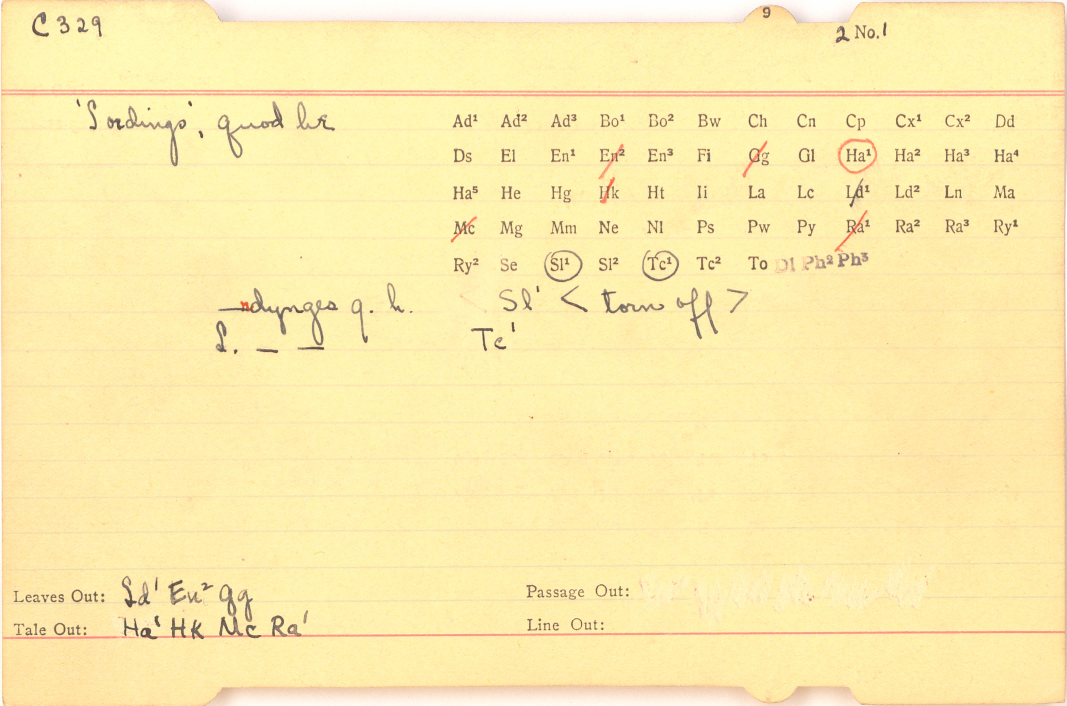
#> input picture demo_crops/C129_to_130_orig/C0329_1of2.jpg, 3200 x 2116 px (shown at 1/3 size); its folder holds only this picture in this run
$ jupyter execute looping-demo.ipynb
#> lines starting #> are read from the running program, lines starting #| are printed output that depends on the picture
[cell 1]
from PIL import Image, ImageFilter, ImageChops

import os
all_files = os.listdir("./demo_crops/C129_to_130_orig/")
box_3 = (1315, 280, 3180, 400)
box_4 = (1315, 400, 3180, 505)
box_5 = (1315, 505, 3180, 615)
box_6 = (1315, 615, 3180, 725)
box_7 = (1315, 725, 3180, 825)

for file in all_files:
    name = file[:-4]
    image = Image.open('./demo_crops/C129_to_130_orig/' + file)
#> image is the input picture: PIL image 3200x2116 RGB; mean R, G, B 251.8, 235.8, 174.6
    image.crop(box_3).save('./demo_crops/C129_to_130_cropped/' + name + 'box_3.jpg')
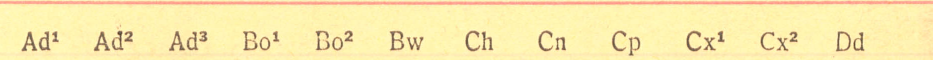
#> saved as C0329_1of2box_3.jpg: PIL image 1865x120 RGB (shown at 1/2 size); mean R, G, B 249, 232.8, 171.7
    image.crop(box_4).save('./demo_crops/C129_to_130_cropped/' + name + 'box_4.jpg')
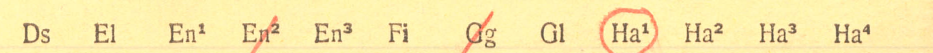
#> saved as C0329_1of2box_4.jpg: PIL image 1865x105 RGB (shown at 1/2 size); mean R, G, B 247.9, 232.8, 170.5
    image.crop(box_5).save('./demo_crops/C129_to_130_cropped/' + name + 'box_5.jpg')
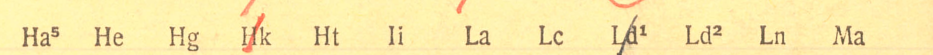
#> saved as C0329_1of2box_5.jpg: PIL image 1865x110 RGB (shown at 1/2 size); mean R, G, B 248.7, 233.1, 170.4
    image.crop(box_6).save('./demo_crops/C129_to_130_cropped/' + name + 'box_6.jpg')
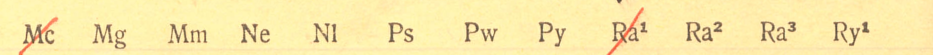
#> saved as C0329_1of2box_6.jpg: PIL image 1865x110 RGB (shown at 1/2 size); mean R, G, B 248.2, 232.5, 169.8
    image.crop(box_7).save('./demo_crops/C129_to_130_cropped/' + name + 'box_7.jpg')
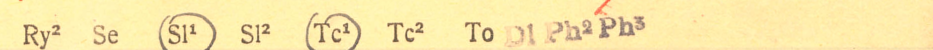
#> saved as C0329_1of2box_7.jpg: PIL image 1865x100 RGB (shown at 1/2 size); mean R, G, B 247.9, 231.7, 169.8

$ run again, on demo_crops/C129_to_130_orig/C0329_2of2.jpg
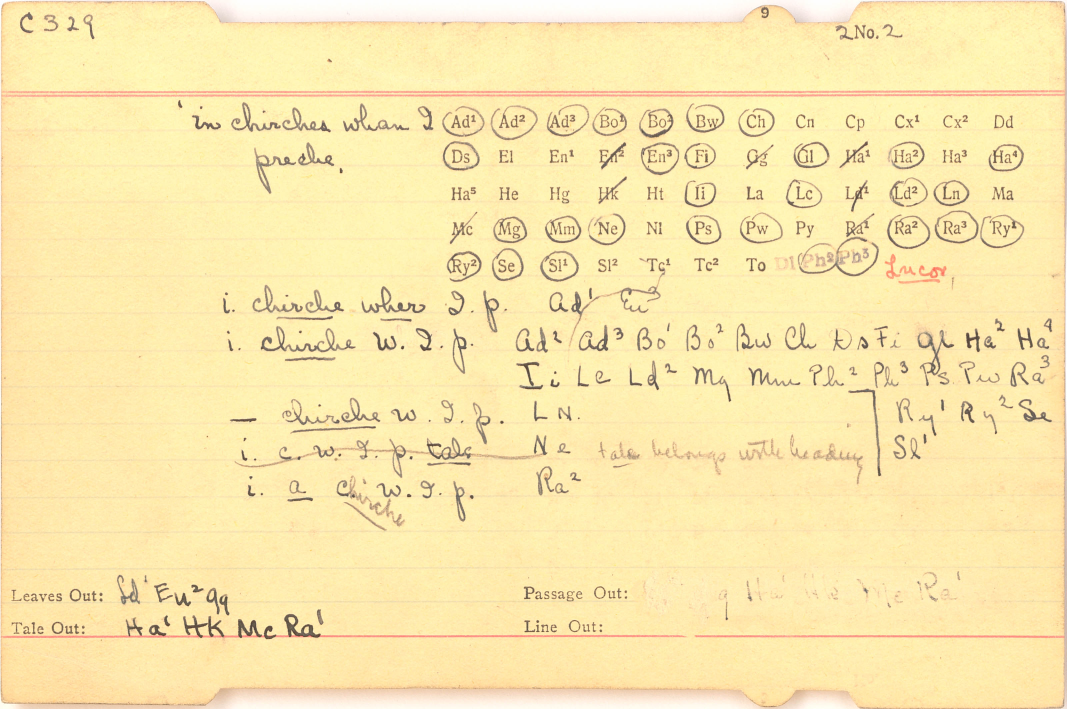
#> input picture demo_crops/C129_to_130_orig/C0329_2of2.jpg, 3200 x 2127 px (shown at 1/3 size)
#> image is the input picture: PIL image 3200x2127 RGB; mean R, G, B 249.3, 231.6, 174.3
#> `image.crop(box_6).save('./demo_crops/C129_to_130_cropped/' + name + 'b..`:
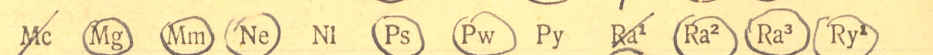
#> saved as C0329_2of2box_6.jpg: PIL image 1865x110 RGB (shown at 1/2 size); mean R, G, B 241.9, 226.2, 169.5
#> `image.crop(box_7).save('./demo_crops/C129_to_130_cropped/' + name + 'b..`:
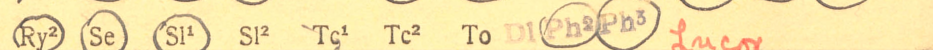
#> saved as C0329_2of2box_7.jpg: PIL image 1865x100 RGB (shown at 1/2 size); mean R, G, B 244.5, 227.2, 170.2

$ run again, on demo_crops/C129_to_130_orig/C0330_1of3.jpg
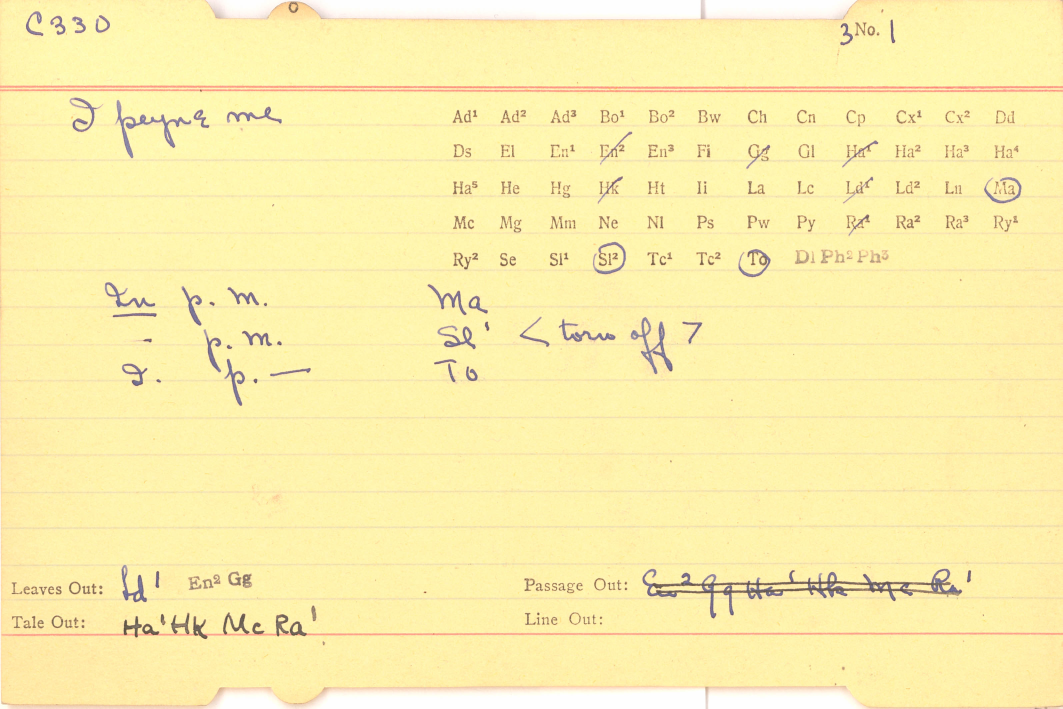
#> input picture demo_crops/C129_to_130_orig/C0330_1of3.jpg, 3187 x 2126 px (shown at 1/3 size)
#> image is the input picture: PIL image 3187x2126 RGB; mean R, G, B 251.3, 239.2, 174.1
#> `image.crop(box_6).save('./demo_crops/C129_to_130_cropped/' + name + 'b..`:
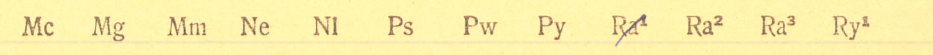
#> saved as C0330_1of3box_6.jpg: PIL image 1865x110 RGB (shown at 1/2 size); mean R, G, B 249.7, 238, 170.5
#> `image.crop(box_7).save('./demo_crops/C129_to_130_cropped/' + name + 'b..`:
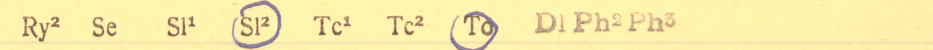
#> saved as C0330_1of3box_7.jpg: PIL image 1865x100 RGB (shown at 1/2 size); mean R, G, B 247.6, 235.2, 169.7

$ run again, on demo_crops/C129_to_130_orig/C0330_2of3.jpg
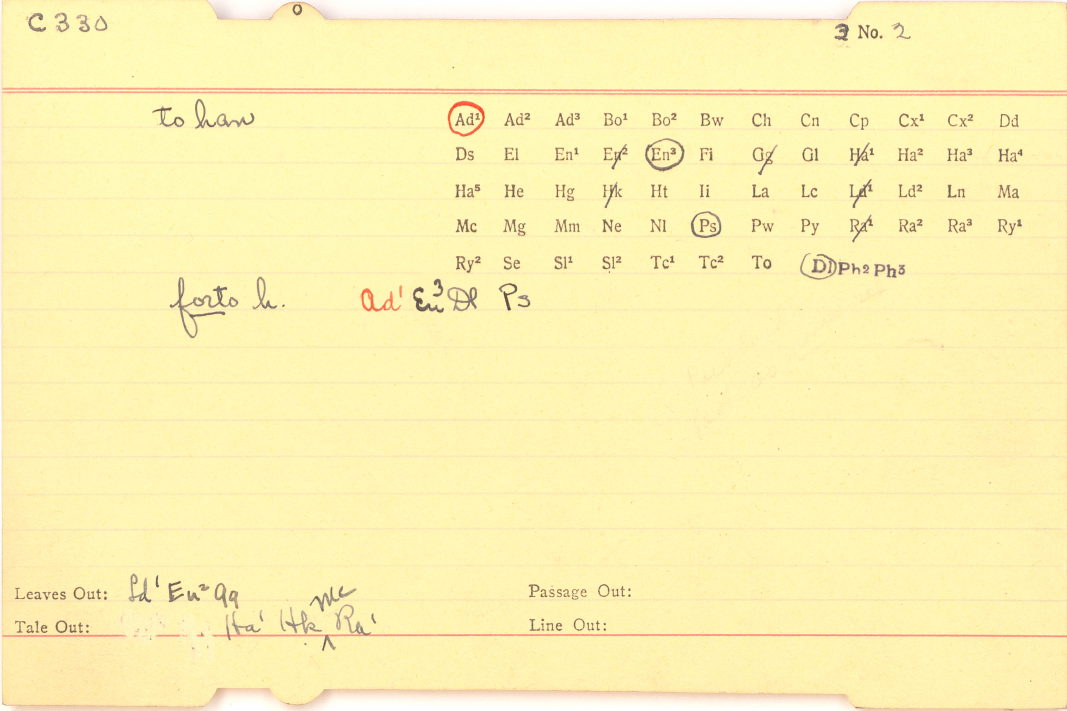
#> input picture demo_crops/C129_to_130_orig/C0330_2of3.jpg, 3200 x 2132 px (shown at 1/3 size)
#> image is the input picture: PIL image 3200x2132 RGB; mean R, G, B 252.5, 241.8, 180.7
#> `image.crop(box_6).save('./demo_crops/C129_to_130_cropped/' + name + 'b..`:
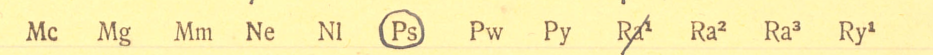
#> saved as C0330_2of3box_6.jpg: PIL image 1865x110 RGB (shown at 1/2 size); mean R, G, B 247.8, 237.7, 176.2
#> `image.crop(box_7).save('./demo_crops/C129_to_130_cropped/' + name + 'b..`:
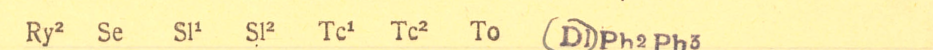
#> saved as C0330_2of3box_7.jpg: PIL image 1865x100 RGB (shown at 1/2 size); mean R, G, B 248.2, 237.5, 176.5
